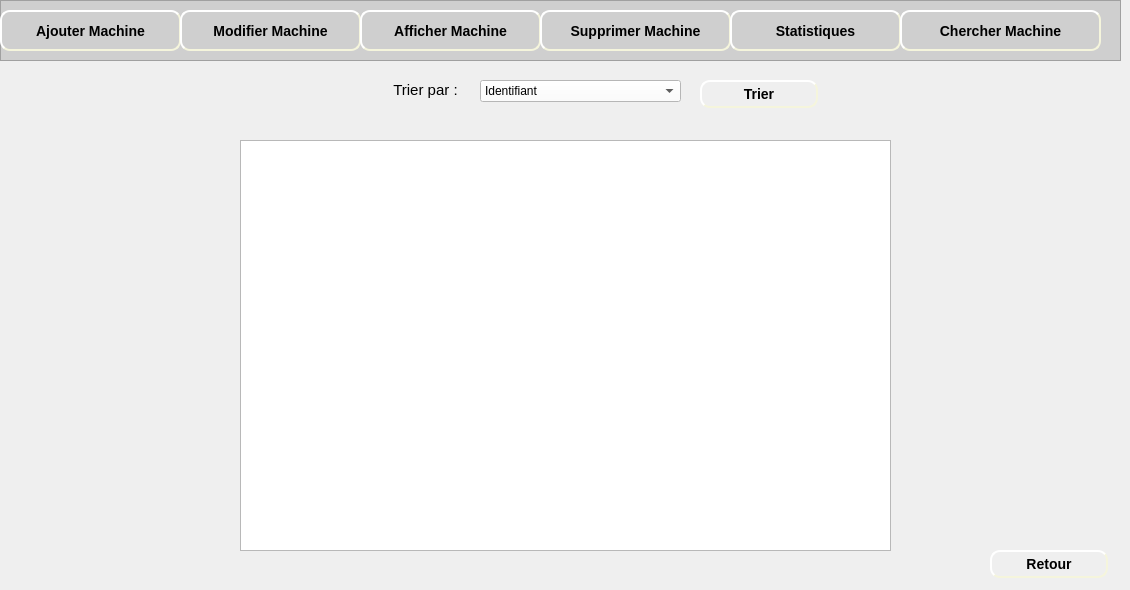
    <widget class="QWidget" name="page_10">
     <widget class="QFrame" name="frame_9">
      <property name="geometry">
       <rect>
        <x>0</x>
        <y>0</y>
        <width>1121</width>
        <height>61</height>
       </rect>
      </property>
      <property name="styleSheet">
       <string notr="true">background-color: rgb(207, 207, 207);</string>
      </property>
      <property name="frameShape">
       <enum>QFrame::StyledPanel</enum>
      </property>
      <property name="frameShadow">
       <enum>QFrame::Raised</enum>
      </property>
      <widget class="QPushButton" name="pushButton_ajouterMachine_5">
       <property name="geometry">
        <rect>
         <x>0</x>
         <y>10</y>
         <width>181</width>
         <height>41</height>
        </rect>
       </property>
       <property name="styleSheet">
        <string notr="true">#pushButton_ajouterMachine_5
{
	background-color: rgb(207, 207, 207);
	border-color: beige;
border-style: outset;
  border-width: 2px;
  border-radius: 10px;
  font: bold 14px;
  min-width: 6em;
  padding: 6px;

}
#pushButton_ajouterMachine_5:hover
{
	border-color: blue;
}</string>
       </property>
       <property name="text">
        <string>Ajouter Machine</string>
       </property>
      </widget>
      <widget class="QLabel" name="label_81">
       <property name="geometry">
        <rect>
         <x>10</x>
         <y>20</y>
         <width>21</width>
         <height>21</height>
        </rect>
       </property>
       <property name="text">
        <string/>
       </property>
       <property name="pixmap">
        <pixmap>../Bouttons/ajouMachine-removebg-preview.png</pixmap>
       </property>
       <property name="scaledContents">
        <bool>true</bool>
       </property>
      </widget>
      <widget class="QPushButton" name="pushButton_modifierMachine_5">
       <property name="geometry">
        <rect>
         <x>180</x>
         <y>10</y>
         <width>181</width>
         <height>41</height>
        </rect>
       </property>
       <property name="styleSheet">
        <string notr="true">#pushButton_modifierMachine_5
{
	background-color: rgb(207, 207, 207);
	border-color: beige;
border-style: outset;
  border-width: 2px;
  border-radius: 10px;
  font: bold 14px;
  min-width: 6em;
  padding: 6px;

}
#pushButton_modifierMachine_5:hover
{
	border-color: blue;
}</string>
       </property>
       <property name="text">
        <string>Modifier Machine</string>
       </property>
      </widget>
      <widget class="QLabel" name="label_82">
       <property name="geometry">
        <rect>
         <x>190</x>
         <y>20</y>
         <width>21</width>
         <height>21</height>
        </rect>
       </property>
       <property name="text">
        <string/>
       </property>
       <property name="pixmap">
        <pixmap>../Bouttons/modifier-removebg-preview.png</pixmap>
       </property>
       <property name="scaledContents">
        <bool>true</bool>
       </property>
      </widget>
      <widget class="QPushButton" name="pushButton_afficherMachine_4">
       <property name="geometry">
        <rect>
         <x>360</x>
         <y>10</y>
         <width>181</width>
         <height>41</height>
        </rect>
       </property>
       <property name="styleSheet">
        <string notr="true">#pushButton_afficherMachine_4
{

	border-color: beige;
border-style: outset;
  border-width: 2px;
  border-radius: 10px;
  font: bold 14px;
  min-width: 6em;
  padding: 6px;

}
#pushButton_afficherMachine_4:hover
{
	border-color: blue;
}</string>
       </property>
       <property name="text">
        <string>Afficher Machine</string>
       </property>
      </widget>
      <widget class="QLabel" name="label_83">
       <property name="geometry">
        <rect>
         <x>370</x>
         <y>20</y>
         <width>21</width>
         <height>21</height>
        </rect>
       </property>
       <property name="text">
        <string/>
       </property>
       <property name="pixmap">
        <pixmap>../Bouttons/afficher-removebg-preview.png</pixmap>
       </property>
       <property name="scaledContents">
        <bool>true</bool>
       </property>
      </widget>
      <widget class="QPushButton" name="pushButton_supprimerMachine_4">
       <property name="geometry">
        <rect>
         <x>540</x>
         <y>10</y>
         <width>191</width>
         <height>41</height>
        </rect>
       </property>
       <property name="styleSheet">
        <string notr="true">#pushButton_supprimerMachine_4
{
	background-color: rgb(207, 207, 207);
	border-color: beige;
border-style: outset;
  border-width: 2px;
  border-radius: 10px;
  font: bold 14px;
  min-width: 6em;
  padding: 6px;

}
#pushButton_supprimerMachine_4:hover
{
	border-color: blue;
}</string>
       </property>
       <property name="text">
        <string>Supprimer Machine</string>
       </property>
      </widget>
      <widget class="QLabel" name="label_84">
       <property name="geometry">
        <rect>
         <x>550</x>
         <y>20</y>
         <width>16</width>
         <height>20</height>
        </rect>
       </property>
       <property name="text">
        <string/>
       </property>
       <property name="pixmap">
        <pixmap>../Bouttons/supprimerMachine-removebg-preview.png</pixmap>
       </property>
       <property name="scaledContents">
        <bool>true</bool>
       </property>
      </widget>
      <widget class="QPushButton" name="pushButton_statistiques_4">
       <property name="geometry">
        <rect>
         <x>730</x>
         <y>10</y>
         <width>171</width>
         <height>41</height>
        </rect>
       </property>
       <property name="styleSheet">
        <string notr="true">#pushButton_statistiques_4
{
	background-color: rgb(207, 207, 207);
	border-color: beige;
border-style: outset;
  border-width: 2px;
  border-radius: 10px;
  font: bold 14px;
  min-width: 6em;
  padding: 6px;

}
#pushButton_statistiques_4:hover
{
	border-color: blue;
}</string>
       </property>
       <property name="text">
        <string>Statistiques</string>
       </property>
      </widget>
      <widget class="QLabel" name="label_24">
       <property name="geometry">
        <rect>
         <x>740</x>
         <y>20</y>
         <width>21</width>
         <height>21</height>
        </rect>
       </property>
       <property name="text">
        <string/>
       </property>
       <property name="pixmap">
        <pixmap>../Bouttons/stat-removebg-preview.png</pixmap>
       </property>
       <property name="scaledContents">
        <bool>true</bool>
       </property>
      </widget>
      <widget class="QPushButton" name="pushButton_chercherMachine_4">
       <property name="geometry">
        <rect>
         <x>900</x>
         <y>10</y>
         <width>201</width>
         <height>41</height>
        </rect>
       </property>
       <property name="styleSheet">
        <string notr="true">#pushButton_chercherMachine_4
{

	border-color: beige;
border-style: outset;
  border-width: 2px;
  border-radius: 10px;
  font: bold 14px;
  min-width: 6em;
  padding: 6px;

}
#pushButton_chercherMachine_4:hover
{
	border-color: blue;
}</string>
       </property>
       <property name="text">
        <string>Chercher Machine</string>
       </property>
      </widget>
      <widget class="QLabel" name="label_109">
       <property name="geometry">
        <rect>
         <x>910</x>
         <y>20</y>
         <width>21</width>
         <height>21</height>
        </rect>
       </property>
       <property name="text">
        <string/>
       </property>
       <property name="pixmap">
        <pixmap>../Bouttons/consulter-removebg-preview.png</pixmap>
       </property>
       <property name="scaledContents">
        <bool>true</bool>
       </property>
      </widget>
     </widget>
     <widget class="QLabel" name="label_16">
      <property name="geometry">
       <rect>
        <x>0</x>
        <y>60</y>
        <width>1121</width>
        <height>521</height>
       </rect>
      </property>
      <property name="text">
       <string/>
      </property>
      <property name="pixmap">
       <pixmap>../Bouttons/fontFinal.jpg</pixmap>
      </property>
      <property name="scaledContents">
       <bool>true</bool>
      </property>
     </widget>
     <widget class="QLabel" name="label_17">
      <property name="geometry">
       <rect>
        <x>380</x>
        <y>70</y>
        <width>91</width>
        <height>41</height>
       </rect>
      </property>
      <property name="text">
       <string>&lt;html&gt;&lt;head/&gt;&lt;body&gt;&lt;p align=&quot;center&quot;&gt;&lt;span style=&quot; font-size:11pt;&quot;&gt;Trier par :&lt;/span&gt;&lt;/p&gt;&lt;/body&gt;&lt;/html&gt;</string>
      </property>
     </widget>
     <widget class="QComboBox" name="comboBox_triMachine">
      <property name="geometry">
       <rect>
        <x>480</x>
        <y>80</y>
        <width>201</width>
        <height>22</height>
       </rect>
      </property>
      <property name="styleSheet">
       <string notr="true">background-color: rgb(255, 255, 255);</string>
      </property>
      <item>
       <property name="text">
        <string>Identifiant</string>
       </property>
      </item>
      <item>
       <property name="text">
        <string>Nom</string>
       </property>
      </item>
      <item>
       <property name="text">
        <string>Reference</string>
       </property>
      </item>
     </widget>
     <widget class="QTableView" name="tabMachine">
      <property name="geometry">
       <rect>
        <x>240</x>
        <y>140</y>
        <width>651</width>
        <height>411</height>
       </rect>
      </property>
     </widget>
     <widget class="QPushButton" name="pushButton_retour_6">
      <property name="geometry">
       <rect>
        <x>990</x>
        <y>550</y>
        <width>118</width>
        <height>28</height>
       </rect>
      </property>
      <property name="styleSheet">
       <string notr="true">#pushButton_retour_6
{
	
	border-color: beige;
border-style: outset;
  border-width: 2px;
  border-radius: 10px;
  font: bold 14px;
  min-width: 6em;
  padding: 6px;

}
#pushButton_retour_6:hover
{
	border-color: blue;
}</string>
      </property>
      <property name="text">
       <string>Retour</string>
      </property>
     </widget>
     <widget class="QLabel" name="label_86">
      <property name="geometry">
       <rect>
        <x>1000</x>
        <y>560</y>
        <width>21</width>
        <height>16</height>
       </rect>
      </property>
      <property name="text">
       <string/>
      </property>
      <property name="pixmap">
       <pixmap>../Bouttons/retour-removebg-preview.png</pixmap>
      </property>
      <property name="scaledContents">
       <bool>true</bool>
      </property>
     </widget>
     <widget class="QPushButton" name="pushButton_triMachine">
      <property name="geometry">
       <rect>
        <x>700</x>
        <y>80</y>
        <width>118</width>
        <height>28</height>
       </rect>
      </property>
      <property name="styleSheet">
       <string notr="true">#pushButton_triMachine
{
	
	border-color: beige;
border-style: outset;
  border-width: 2px;
  border-radius: 10px;
  font: bold 14px;
  min-width: 6em;
  padding: 6px;

}
#pushButton_triMachine:hover
{
	border-color: blue;
}</string>
      </property>
      <property name="text">
       <string>Trier</string>
      </property>
     </widget>
    </widget>
